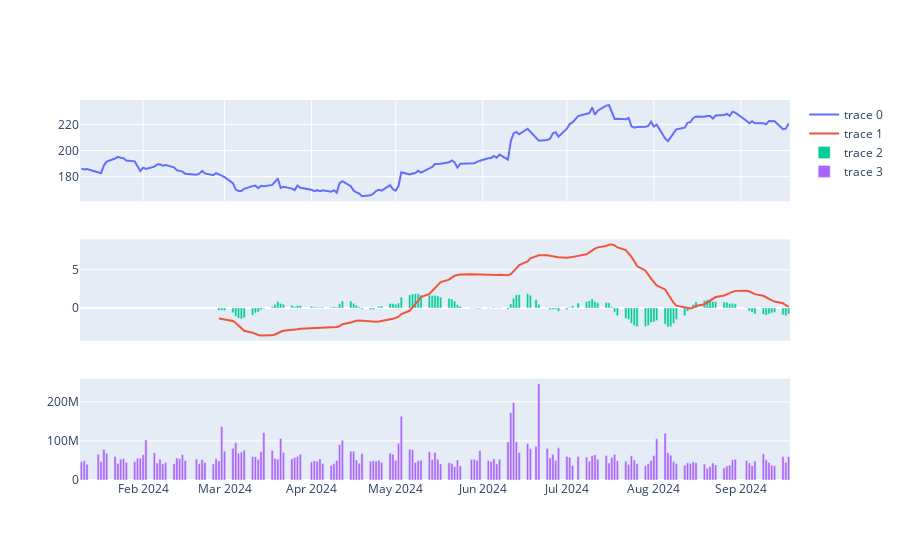

Notebook code for this chart:
### Code cell
#download data from yfinnance.
stock = yf.download(tickers='AAPL', start='2024-01-10', end=None)
stock['ma12'] = stock['Close'].ewm(span=12, adjust=False).mean()
stock['ma26'] = stock['Close'].ewm(span=26, adjust=False).mean()
macd = MACD(close=stock['Close'], window_fast=12, window_slow=26, window_sign=9)
fig = make_subplots(rows=3, cols=1, shared_xaxes=True)
fig.add_trace(go.Scatter(x=stock.index, y=stock['Close']), row=1, col=1)
fig.add_trace(go.Scatter(x=stock.index, y=macd.macd_signal()),row=2, col=1)
fig.add_trace(go.Bar(x=stock.index, y=macd.macd_diff()),row=2, col=1)
fig.add_trace(go.Bar(x=stock.index, y=stock['Volume']),row=3, col=1)
fig.show()

### Figure 1 — Plotly figure (JSON) as saved in the notebook; plotly's stock layout.template omitted (floating-point values rounded to 4 significant figures; data arrays with more than 128 entries replaced by an {"elided": "..."} marker saying what was removed)
{"data": [{"type": "scatter", "x": {"elided": "174 str values"}, "xaxis": "x", "y": {"elided": "174 float values"}, "yaxis": "y"}, {"type": "scatter", "x": {"elided": "174 str values"}, "xaxis": "x2", "y": {"elided": "174 float values"}, "yaxis": "y2"}, {"type": "bar", "x": {"elided": "174 str values"}, "xaxis": "x2", "y": {"elided": "174 float values"}, "yaxis": "y2"}, {"type": "bar", "x": {"elided": "174 str values"}, "xaxis": "x3", "y": {"elided": "174 int values"}, "yaxis": "y3"}], "layout": {"xaxis": {"anchor": "y", "domain": [0, 1], "matches": "x3", "showticklabels": false}, "xaxis2": {"anchor": "y2", "domain": [0, 1], "matches": "x3", "showticklabels": false}, "xaxis3": {"anchor": "y3", "domain": [0, 1]}, "yaxis": {"anchor": "x", "domain": [0.7333, 1]}, "yaxis2": {"anchor": "x2", "domain": [0.3667, 0.6333]}, "yaxis3": {"anchor": "x3", "domain": [0, 0.2667]}}}
